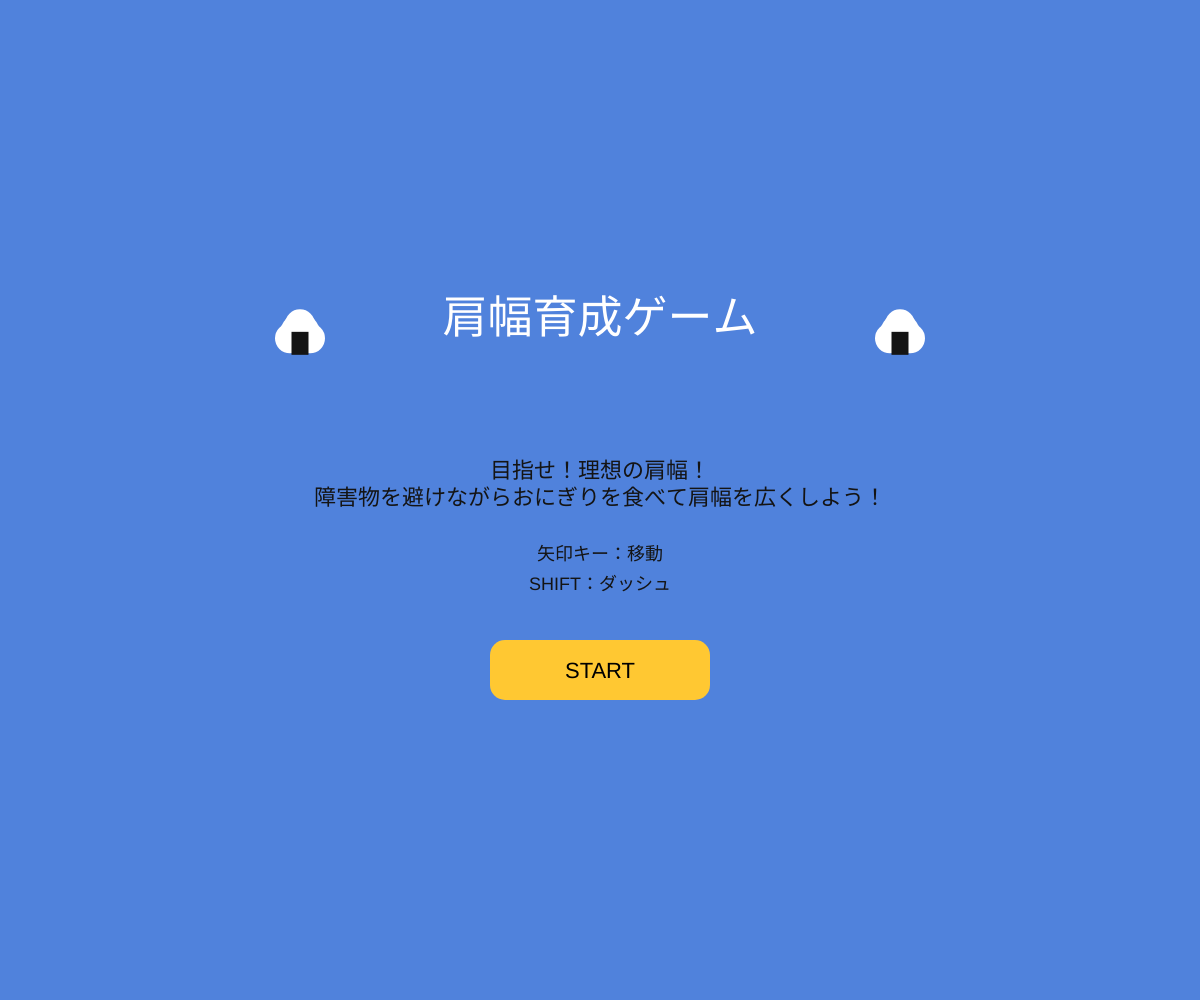
Frame 1 (no input)
Frame 60 (no input): identical to frame 1, image omitted
Frame 120 (the mouse pressed at the canvas centre since frame 60): identical to frame 1, image omitted

The p5.js sketch that drew this single still picture (run headless with seeded random() and noise() and a simulated clock; from frame 60 on, the mouse is pressed at the canvas centre):

// p5.js sketch
// ── sketch.js

// 最終課題：肩幅調整ゲーム

let playerX;
let playerY;
let shoulderWidth = 0;

let itemSize = 30;
let items = [];


let startTime;
let gameOver = false;
let gameStarted = false;
let officialLink;


// 最初に一度だけ実行する
function setup() {
  officialLink = createA(
    "https://jr-official.starto.jp/s/jr/persons/33?ima=1534",
    "公式サイトはこちら",
    "_blank"
  );
  officialLink.hide();

  console.log("setup開始！");
  createCanvas(windowWidth, windowHeight);

  playerX = windowWidth / 2;
  playerY = height - 120;

  startTime = millis();
}


// 毎フレーム実行する
function draw() {
  background(80, 130, 220);

  if (!gameStarted) {
    drawStartScreen();
  }
  else if (!gameOver) {

    // プレイヤーを動かす
    movePlayer();

    // 60フレームごとにアイテムを追加
    if (frameCount % 60 === 0) {
      createItems();
    }

    // アイテムを動かす・取得判定
    moveItems();

    // プレイヤーを描く
    drawPlayer();

    // アイテムを描く
    drawItems();

    // 肩幅と残り時間を表示
    drawInformation();

    // 制限時間を確認
    let remainingTime = 30 - (millis() - startTime) / 1000;

    if (remainingTime <= 0) {
      gameOver = true;
    }

  } else {

    // ゲーム終了後は結果画面
    drawResult();


  }
}

function drawStartScreen() {
  fill(255);
  textAlign(CENTER);

  textSize(45);
  text("肩幅育成ゲーム", width / 2, height / 3);

  drawOnigiri(width / 2 + 300, height / 3);
  drawOnigiri(width / 2 - 300, height / 3);

  textSize(22);
  text("\n目指せ！理想の肩幅！\n障害物を避けながらおにぎりを食べて肩幅を広くしよう！", width / 2, height / 2 - 50);

  textSize(18);
  text("矢印キー：移動", width / 2, height / 2 + 60);
  text("SHIFT：ダッシュ", width / 2, height / 2 + 90);

  // スタートボタン
  fill(255, 200, 50);
  rectMode(CENTER);
  rect(width / 2, height / 2 + 170, 220, 60, 15);

  fill(0);
  textSize(22);
  text("START", width / 2, height / 2 + 178);

  rectMode(CORNER);
}

// プレイヤーの移動
function movePlayer() {

  let speed = 5;

  if (keyIsDown(SHIFT)) {
    speed = 8;
  }

  if (keyIsDown(LEFT_ARROW)) {
    playerX -= speed;
  }

  if (keyIsDown(RIGHT_ARROW)) {
    playerX += speed;
  }


  if (keyIsDown(UP_ARROW)) {
    playerY -= speed;
  }


  if (keyIsDown(DOWN_ARROW)) {
    playerY += speed;
  }

  // 画面の外に出ないようにする
  playerX = constrain(playerX, 30, width - 30);
  playerY = constrain(playerY, 80, height - 60);
}


// アイテムを複数追加する
function createItems() {

  // 2〜6個のアイテムを作る
  let itemCount = floor(random(2, 7));

  for (let i = 0; i < itemCount; i++) {

    let item = {
      x: random(30, width - 30),
      y: random(-150, -30),
      type: random(["up", "down"]),
      speed: random(2, 5)
    };

    items.push(item);
  }
}


// アイテムを動かす・取得判定
function moveItems() {

  for (let i = items.length - 1; i >= 0; i--) {

    let item = items[i];

    // アイテムを下に動かす
    item.y += item.speed;

    // プレイヤーとアイテムが接触したか判定
    if (dist(playerX, playerY, item.x, item.y) < 50) {

      // upを取ると肩幅が5増える
      if (item.type === "up") {
        shoulderWidth += 5;

        // downを取ると肩幅が10減る
      } else if (item.type === "down") {
        shoulderWidth -= 10;
      }

      // 肩幅を0〜150に制限
      shoulderWidth = constrain(shoulderWidth, 0, 150);

      // 取ったアイテムを削除
      items.splice(i, 1);

    } else if (item.y > height + itemSize) {

      // 画面の下に出たアイテムを削除
      items.splice(i, 1);

    }
  }
}


// プレイヤーを描く
function drawPlayer() {

  // 頭
  fill(255, 220, 180);
  noStroke();
  ellipse(playerX, playerY - 58, 35, 35);

  // 体
  fill(230, 240, 255);
  rectMode(CENTER);
  rect(playerX, playerY, 20 + shoulderWidth, 75, 10);


  rectMode(CORNER);
  noStroke();
}


// アイテムを描く
function drawItems() {

  for (let item of items) {

    // up：おにぎり
    if (item.type === "up") {

      drawOnigiri(item.x, item.y);

      // down：ピンクの円
    } else if (item.type === "down") {

      fill(255, 100, 180);
      noStroke();
      ellipse(item.x, item.y, itemSize);

    }
  }
}

// おにぎりを描く
function drawOnigiri(x, y) {

  // ごはん：白い三角形
  fill(255);
  noStroke();

  ellipse(x, y - 9, 30, 30);       // 上
  ellipse(x - 10, y + 5, 30, 30);  // 左下
  ellipse(x + 10, y + 5, 30, 30);  // 右下
  ellipse(x, y, 40, 40);

  // 海苔：黒い四角形
  fill(20);
  noStroke();

  rectMode(CENTER);
  rect(x, y + 10, 17, 23);

  rectMode(CORNER);
}


// 肩幅と残り時間を表示
function drawInformation() {

  fill(30);
  noStroke();
  textSize(24);
  textAlign(LEFT);

  // 肩幅
  text("肩幅：" + shoulderWidth, 20, 35);

  // 残り時間
  let remainingTime = max(
    0,
    30 - floor((millis() - startTime) / 1000)
  );

  text("残り時間：" + remainingTime + "秒", 20, 70);
}


// ランク判定
function getRank() {

  if (shoulderWidth >= 100) {
    return "S";

  } else if (shoulderWidth >= 57) {
    return "A";

  } else if (shoulderWidth >= 50) {
    return "B";

  } else if (shoulderWidth >= 45) {
    return "C";

  } else if (shoulderWidth >= 40) {
    return "D";

  } else {
    return "E";
  }
}

// 肩幅判定
function getshoulder() {

  if (shoulderWidth >= 100) {
    return "大谷翔平";

  } else if (shoulderWidth >= 57) {
    return "岩﨑大昇";

  } else if (shoulderWidth >= 50) {
    return "佐々木大光";

  } else if (shoulderWidth >= 45) {
    return "猪狩蒼弥";

  } else if (shoulderWidth >= 40) {
    return "中村嶺亜";

  } else {
    return "井上瑞稀";
  }
}


// 結果画面
function drawResult() {

  background(230, 240, 255);

  fill(30);
  noStroke();
  textAlign(CENTER);



  textSize(28);
  text(
    "最終的な肩幅：" + shoulderWidth,
    width / 2,
    height / 3
  );

  textSize(60);
  text(
    "ランク：" + getRank(),
    width / 2,
    height / 2 - 40
  );

  textSize(40)
  text(
    "あなたの肩幅、" + getshoulder() + "級！",
    width / 2,
    height / 2 + 30
  )

  textSize(20);
  text(
    "おつかれさまでした！",
    width / 2,
    height / 2 + 100
  );

  if (shoulderWidth < 100) {
    fill(30);
    textSize(20);
    textAlign(CENTER);

    text(
      getshoulder() +
      "は2026年12月9日にCDデビューするアイドルグループ、KEY TO LITの" +
      "\nメンバーである。ちなみにKEY TO LITの岩﨑大昇は肩幅が57cmあることで知られている。",
      width / 2,
      height / 2 + 250
    );
  }

  if (shoulderWidth >= 100) {
    fill(30);
    textSize(20);
    textAlign(CENTER);

    text("\nメジャーリーガー級の肩幅！おめでとうございます！" +
      "\nちなみに2026年12月9日にCDデビューするアイドルグループ、KEY TO LITの" +
      "\nメンバーである岩﨑大昇は肩幅が57cmあることで知られている。",
      width / 2,
      height / 2 + 240)
  }

  officialLink.show();
  officialLink.position(width / 2 - 80, height / 2 + 320);
  officialLink.style("font-size", "20px");
  officialLink.style("color", "blue");

  // もう一度プレイボタン
  fill(100, 180, 255);
  rectMode(CENTER);
  rect(width / 2, height / 2 + 180, 200, 60, 10);

  fill(255);
  textSize(20);
  text("もう一度プレイ", width / 2, height / 2 + 185);

  rectMode(CORNER);
  return;
}


function mousePressed() {

  // スタート画面
  if (!gameStarted) {

    if (
      mouseX > width / 2 - 110 &&
      mouseX < width / 2 + 110 &&
      mouseY > height / 2 + 140 &&
      mouseY < height / 2 + 200
    ) {

      gameStarted = true;
      startTime = millis();

    }
  }

  // 結果画面
  else if (gameOver) {

    if (
      mouseX > width / 2 - 100 &&
      mouseX < width / 2 + 100 &&
      mouseY > height / 2 + 150 &&
      mouseY < height / 2 + 210
    ) {

      restartGame();

    }
  }
}

function restartGame() {
  playerX = width / 2;
  playerY = height - 120;

  shoulderWidth = 0;
  items = [];

  startTime = millis();
  gameOver = false;
  gameStarted = true;

  officialLink.hide();

}

// ウィンドウサイズが変わったとき
function windowResized() {

  resizeCanvas(windowWidth, windowHeight);

  playerX = constrain(playerX, 30, width - 30);
}
